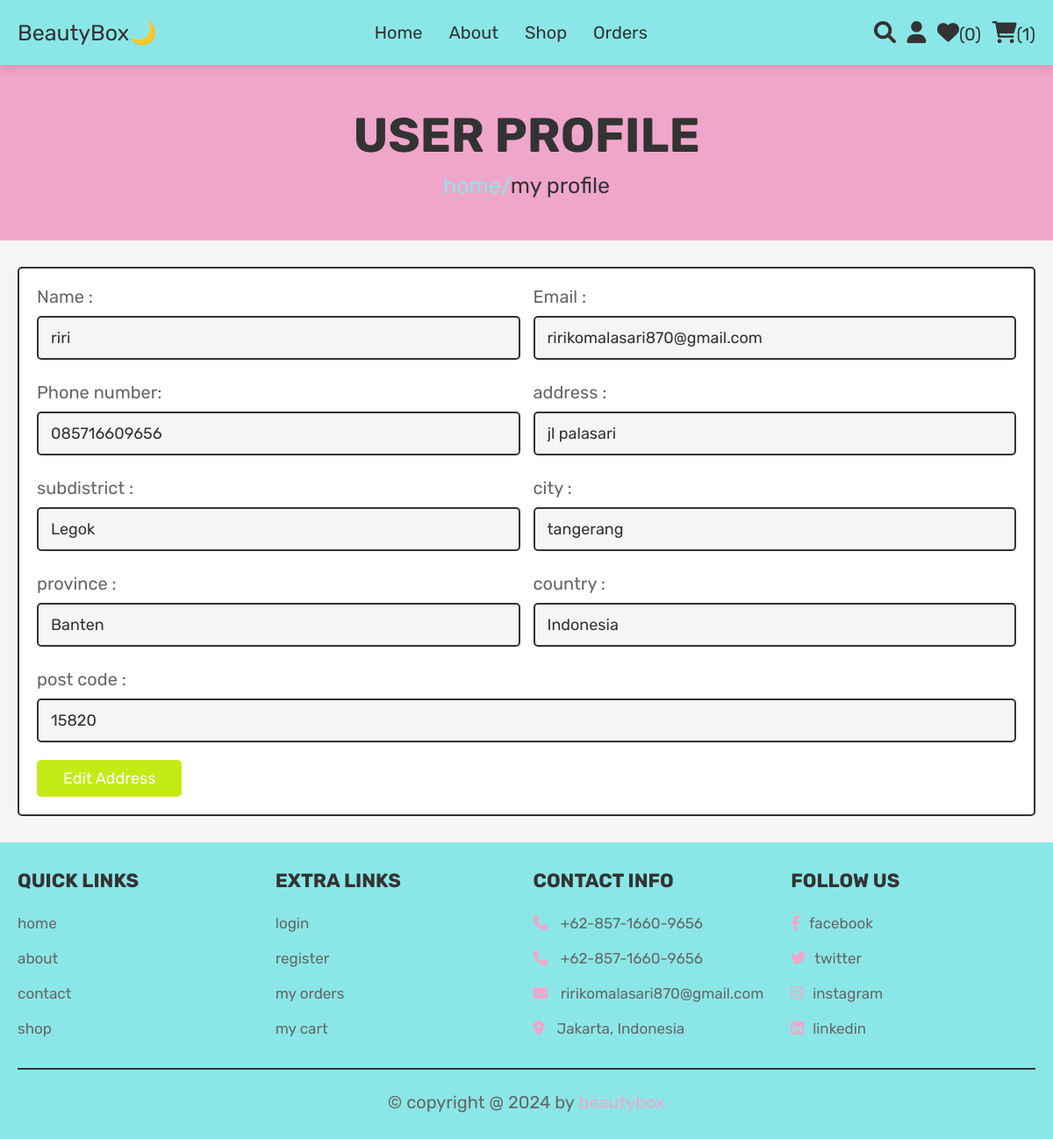
Screenshot of /profile.php (signed in) with the database file from the repository.
### tables this page shows
CREATE TABLE `users_detail` (
  `id` int(11) NOT NULL,
  `user_id` int(11) NOT NULL,
  `full_name` varchar(150) NOT NULL,
  `number` varchar(15) NOT NULL,
  `address` text NOT NULL,
  `subdistrict` varchar(50) NOT NULL,
  `city` varchar(50) NOT NULL,
  `province` varchar(50) NOT NULL,
  `country` varchar(50) NOT NULL,
  `post_code` int(10) NOT NULL
);

CREATE TABLE `users` (
  `id` int(100) NOT NULL,
  `name` varchar(100) NOT NULL,
  `email` varchar(100) NOT NULL,
  `password` varchar(100) NOT NULL,
  `user_type` varchar(20) NOT NULL DEFAULT 'user'
);

### profile.php (the view, shortened to what this page needs)
<?php
include('config.php');
if(isset($_SESSION['user_id'])){
    $user_id = $_SESSION['user_id'];
}else{
    $user_id = '';
}
?>
<!DOCTYPE html>
<html lang="en">
<head>
   <link rel="stylesheet" href="https://cdnjs.cloudflare.com/ajax/libs/font-awesome/6.0.0/css/all.min.css">
   <link rel="stylesheet" href="css/style.css">
</head>
<body>
<?php @include 'header.php'; ?>
<section class="heading">
   <h3>User Profile</h3>
   <p><a href="index.php">home/</a>my profile</p>
</section>
<section class="checkout">
   <form action="" method="POST">
        <?php
         if(!empty($user_id)){
            $select_user = mysqli_query($conn, "SELECT users.name, users.email, users_detail.full_name, users_detail.number, users_detail.address, users_detail.subdistrict, users_detail.city, users_detail.province, users_detail.country, users_detail.post_code FROM users LEFT JOIN users_detail ON users.id = users_detail.user_id WHERE users.id = '$user_id'") or die('query failed');
         if(mysqli_num_rows($select_user)> 0){
            $fetch_user = mysqli_fetch_assoc($select_user);
         }
        }
         ?>
         <div class="flex">
            <div class="inputBox">
               <span>Name :</span>
               <input type="text" name="name" value="<?php echo $fetch_user['name']; ?>" readonly>
            </div>
            <div class="inputBox">
               <span>Email :</span>
               <input type="email" name="email" value="<?php echo $fetch_user['email']; ?>" readonly>
            </div>
            <div class="inputBox">
                <span>Phone number:</span>
                <input type="text" name="number" value="<?php echo $fetch_user['number']; ?>" readonly>
            </div>
            <div class="inputBox">
                    <span>address :</span>
                    <input type="text" name="address" placeholder="ex. Aria Santika city No.34A" value="<?php echo $fetch_user['address']; ?>">
                </div>
                <div class="inputBox">
                    <span>subdistrict :</span>
                    <input type="text" name="subdistrict" placeholder="ex. Karawaci" value="<?php echo $fetch_user['subdistrict']; ?>">
                </div>
                <div class="inputBox">
                    <span>city :</span>
                    <input type="text" name="city" placeholder="e.g. mumbai" value="<?php echo $fetch_user['city']; ?>">
                </div>
                <div class="inputBox">
                    <span>province :</span>
                    <input type="text" name="province" placeholder="e.g. maharashtra" value="<?php echo $fetch_user['province']; ?>">
                </div>
                <div class="inputBox">
                    <span>country :</span>
                    <input type="text" name="country" placeholder="e.g. india" value="<?php echo $fetch_user['country']; ?>">
                </div>
                <div class="inputBox">
                    <span>post code :</span>
                    <input type="number" min="0" name="post_code" placeholder="e.g. 123456" value="<?php echo $fetch_user['post_code']; ?>">
        </div>
         </div>
         <?php if (empty($fetch_user['address']) || empty($fetch_user['subdistrict']) || empty($fetch_user['city']) || empty($fetch_user['province']) || empty($fetch_user['country']) || empty($fetch_user['post_code'])) { ?>
            <a href="profile_input.php" class="option-btn">Insert Address</a>
        <?php } else { ?>
            <a href="profile_edit.php" class="option-btn">Edit Address</a>
        <?php } ?>
    </form>
</section>
<?php @include 'footer.php'; ?>
</body>
</html>

### css/style.css (style rules this page uses)
:root { --pink:#f0a6ca; --red:#c0392b; --clay:#8be7e7; --orange:#c4eb15; --black:#333; --white:#fff; --light-color:#666; --light-white:#ccc; --light-bg:#f5f5f5; --border:.2rem solid var(--black); --box-shadow:0 .5rem 1rem rgba(0,0,0,.1); }
* { font-family: 'Rubik', sans-serif; margin:0; padding:0; box-sizing: border-box; outline: none; border:none; text-decoration: none; transition:all .2s linear; }
html { font-size: 62.5%; overflow-x: hidden; scroll-behavior: smooth; scroll-padding-top: 6.5rem; }
body { background: var(--light-bg); }
section { padding:3rem 2rem; }
.btn, .delete-btn, .option-btn { display: inline-block; border-radius: .5rem; margin-top: 1rem; font-size: 1.8rem; color:var(--white); cursor: pointer; padding:1rem 3rem; text-transform: capitalize; }
.option-btn { background-color: var(--orange); }
.heading { display: flex; flex-flow: column; align-items: center; justify-content: center; gap:1rem; background-color: var(--pink); text-align: center; min-height: 25vh; }
.heading h3 { font-size: 5.5rem; color:var(--black); text-transform: uppercase; }
.heading p { font-size: 2.5rem; color:var(--black); }
.heading p a { color:var(--clay); }
.checkout form { background-color: var(--white); border:var(--border); max-width: 1200px; margin:0 auto; border-radius: .5rem; padding:2rem; box-shadow: var(--border); }
.checkout form .flex { display: flex; flex-wrap: wrap; gap:1.5rem; }
.checkout form .flex .inputBox { flex:1 1 40rem; }
.checkout form .flex .inputBox input, .checkout form .flex .inputBox select { margin:1rem 0; width: 100%; background-color: var(--light-bg); padding:1.2rem 1.4rem; border:var(--border); font-size: 1.8rem; color:var(--black); border-radius: .5rem; }
.checkout form .flex .inputBox span { font-size: 2rem; color:var(--light-color); }

### rows the page displays
users_detail: name "riri", email "ririkomalasari870@gmail.com", number "085716609656", address "jl palasari", subdistrict "Legok", city "tangerang", province "Banten", country "Indonesia", post_code "15820"

### other values shown
$wishlist_num_rows "0"
$cart_num_rows "1"
